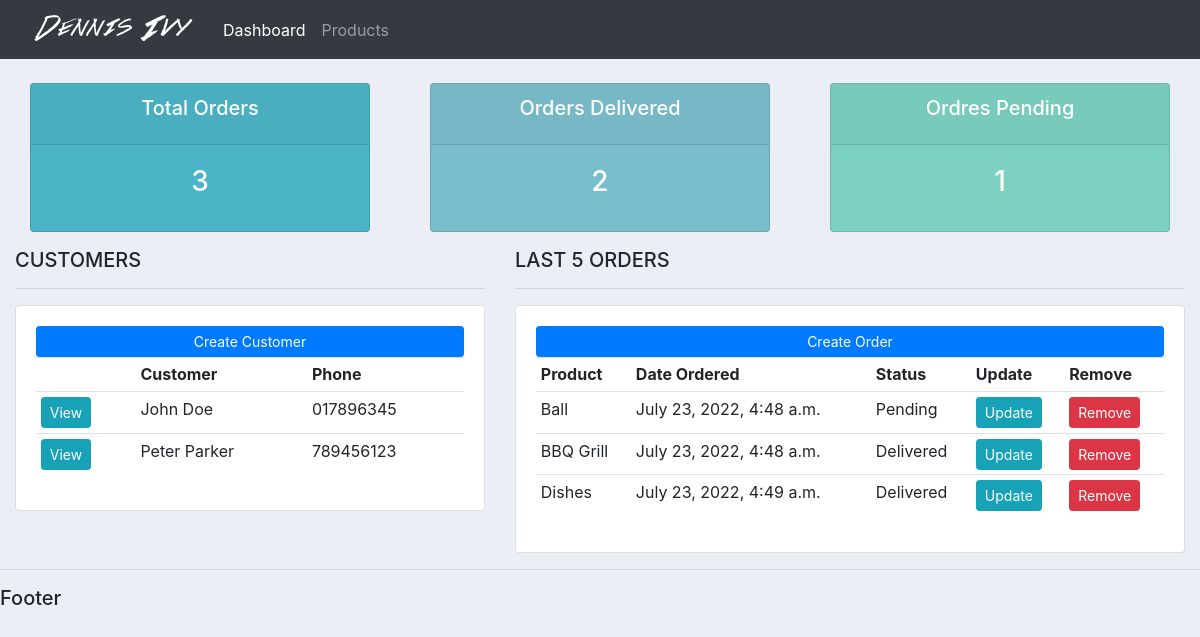
The app's page /, older data.
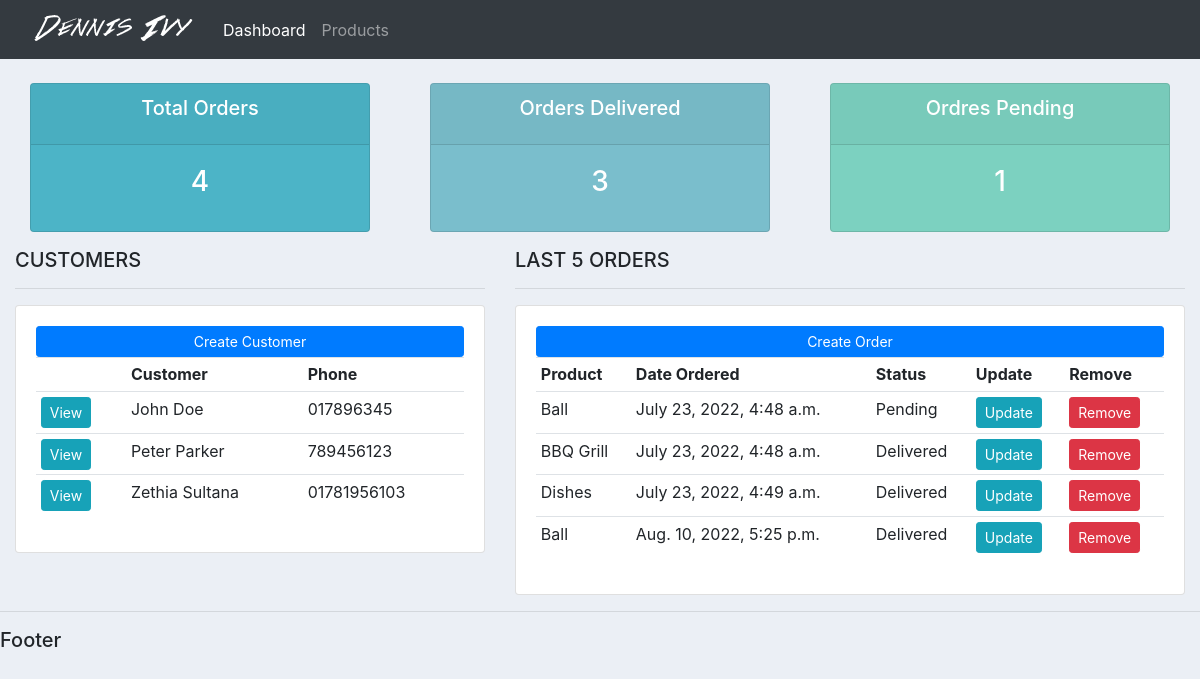
The same page, newer data.
### accounts/models.py (models this page shows, shortened)
class Customer(models.Model):
    name = models.CharField(max_length=200, null=True)
    phone = models.CharField(max_length=200, null=True)
    email = models.CharField(max_length=200, null=True)
    date_created = models.DateTimeField(auto_now_add=True, null=True)

class Order(models.Model):
    STATUS = (
        ('Pending', 'Pending'),
        ('Out for Delivery', 'Out for Delivery'),
        ('Delivered', 'Delivered'),
        )
    customer = models.ForeignKey(Customer, null=True, on_delete= models.SET_NULL)
    product = models.ForeignKey(Product, null=True, on_delete=models.SET_NULL)
    date_created = models.DateTimeField(auto_now_add=True, null=True)
    status = models.CharField(max_length=200, null=True, choices=STATUS)

class Product(models.Model):
    CATEGORY = (
        ('Indoor', 'Indoor'),
        ('Outdoor', 'Outdoor'),
        )
    name = models.CharField(max_length=200, null=True)
    price = models.FloatField(null=True)
    category = models.CharField(max_length=200, null=True, choices=CATEGORY)
    description = models.CharField(max_length=200, null=True, blank=True)
    date_created = models.DateTimeField(auto_now_add=True, null=True)
    tags = models.ManyToManyField(Tag)
    def __str__(self):
        return self.name

### accounts/views.py (the view)
# urls.py: path('', views.home, name="home"),
def home(request):
    customers  = Customer.objects.all()
    orders = Order.objects.all()
    total_orders = orders.count()
    delivered = orders.filter(status = 'Delivered').count()
    pending = orders.filter(status = 'Pending').count()
    context = {'customers':customers, 'orders':orders, 'total_orders':total_orders, 'delivered':delivered,'pending':pending }
    return render(request, 'accounts/dashboard.html', context)

### accounts/templates/accounts/dashboard.html
{% extends 'accounts/main.html' %}
{% block content %}
{% include 'accounts/status.html' %}
<div class="row">
    <div class="col-md-5">
        <h5>CUSTOMERS</h5>
        <hr>
        <div class="card card-body">
            <a href="{% url 'create_customer' %}" class="btn btn-primary btn-sm btn-block">Create Customer</a>
            <table class="table table-sm">
                <tr>
                    <th></th>
                    <th>Customer</th>
                    <th>Phone</th>
                </tr>
                {% for customer in customers %}
                <tr>
                    <td><a class="btn btn-sm btn-info" href="{% url 'customer' customer.id %}">View</a></td>
                    <td>{{customer.name}}</td>
                    <td>{{customer.phone}}</td>
                </tr>
                {% endfor %}
            </table>
        </div>
    </div>
    <div class="col-md-7">
        <h5>LAST 5 ORDERS</h5>
        <hr>
        <dev class="card card-body">
            <a href="{% url 'create_order' %}" class="btn btn-primary btn-block btn-sm">Create Order</a>
            <table class="table table-sm">
                <tr>
                    <th>Product</th>
                    <th>Date Ordered</th>
                    <th>Status</th>
                    <th>Update</th>
                    <th>Remove</th>
                </tr>
                {% for order in orders %}
                <tr>
                    <td>{{order.product}}</td>
                    <td>{{order.date_created}}</td>
                    <td>{{order.status}}</td>
                    <td><a class="btn btn-sm btn-info" href="{% url 'update_order' order.id %}">Update</a></td>
                    <td><a class="btn btn-sm btn-danger" href="{% url 'delete_order' order.id %}">Remove</a></td>
                </tr>
                {% endfor %}
            </table>
        </dev>
    </div>
</div>
{% endblock %}

Row changes from the older to the newer data that the page shows:
added Customer: name "Zethia Sultana", phone "01781956103"
added Order: product "Ball", date_created "Aug. 10, 2022, 5:25 p.m.", status "Delivered"
Text that changed along with them:
{{ total_orders }}: "3" → "4"
{{ delivered }}: "2" → "3"
